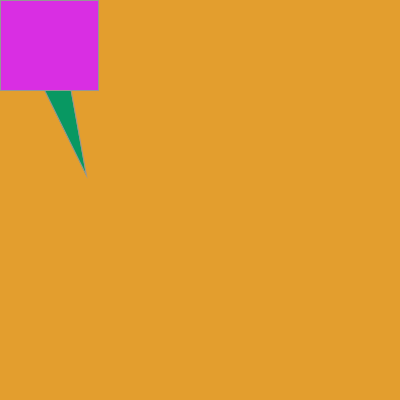
Frame 1 (no input)
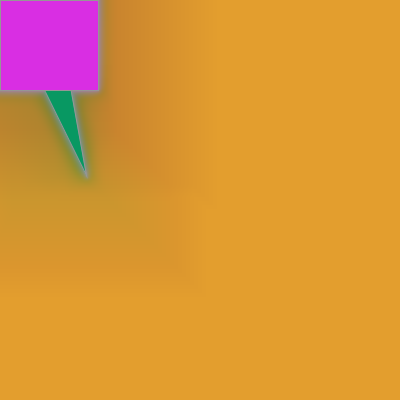
Frame 60 (the mouse pressed at the canvas centre just before this capture)
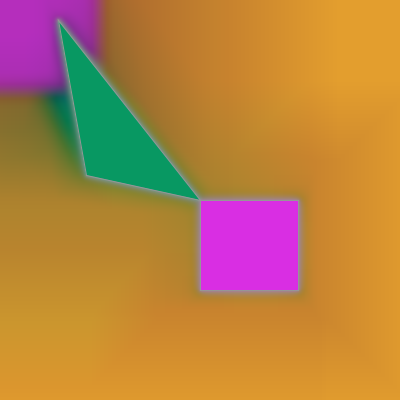
Frame 120 (the mouse held since frame 60 and released just before this capture)

The Processing sketch that drew these frames (run headless with seeded random() and noise(); from frame 60 on, the mouse is pressed at the canvas centre):

// Processing sketch: processing_1592
// ── processing_1592.pde

void setup(){
size(400,400);
stroke(150);
smooth();
 background(227,158,46);

}
void draw(){
  filter(BLUR,1.0);
  fill(8,152,98);
triangle(mouseX,mouseY, 58, 20, 86, 175);
fill(217,46,227);
rect(mouseX,mouseY, 98, 90);



}
